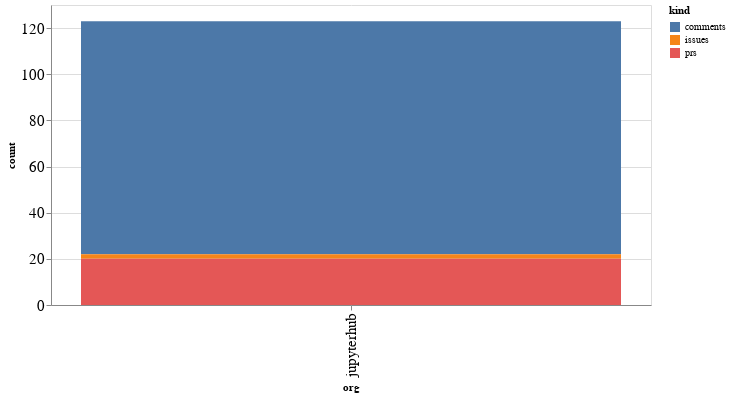

Source (notebook cell):
### Code cell
alt.Chart(org_summaries, width=600).mark_bar().encode(
    x='org',
    y='count',
    color='kind',
    tooltip="org"
)

### Figure 1 — Vega-Lite specification as saved in the notebook (floating-point values rounded to 4 significant figures)
{"config": {"axisLeft": {"labelFontSize": 15}, "axisBottom": {"labelFontSize": 15}}, "data": {"name": "data-d71b8d9170de738027faeff002ba6dfd"}, "mark": "bar", "encoding": {"color": {"type": "nominal", "field": "kind"}, "tooltip": {"type": "nominal", "field": "org"}, "x": {"type": "nominal", "field": "org"}, "y": {"type": "quantitative", "field": "count"}}, "width": 600, "$schema": "https://vega.github.io/schema/vega-lite/v4.8.1.json", "datasets": {"data-d71b8d9170de738027faeff002ba6dfd": [{"org": "jupyterhub", "kind": "comments", "count": 101}, {"org": "jupyterhub", "kind": "issues", "count": 2}, {"org": "jupyterhub", "kind": "prs", "count": 20}]}}
